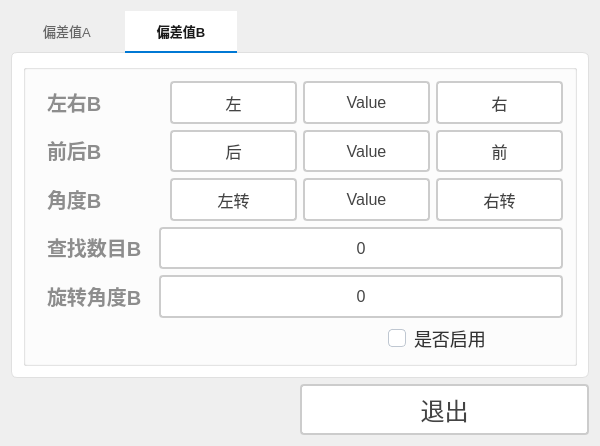
<?xml version="1.0" encoding="UTF-8"?>
<ui version="4.0">
 <class>Dlg_OffSetClass</class>
 <widget class="QDialog" name="Dlg_OffSetClass">
  <property name="geometry">
   <rect>
    <x>0</x>
    <y>0</y>
    <width>600</width>
    <height>412</height>
   </rect>
  </property>
  <property name="windowTitle">
   <string>Dlg_OffSet</string>
  </property>
  <layout class="QGridLayout" name="gridLayout">
   <item row="0" column="0">
    <layout class="QVBoxLayout" name="verticalLayout_3">
     <item>
      <widget class="QTabWidget" name="tabWidget_2">
       <property name="styleSheet">
        <string notr="true">/* QTabWidget 整体容器 */
QTabWidget::pane {
    border: 1px solid #e0e0e0;
    border-radius: 6px;
    background-color: #ffffff;
    top: -1px;  /* 消除顶部缝隙 */
}

/* TabBar 整体 */
QTabBar::tab {
    min-width: 80px;
    min-height: 28px;
    padding: 6px 16px;
    margin-right: 2px;
    border: none;
    border-bottom: 2px solid transparent;
    background-color: transparent;
    color: #666666;
    font-size: 13px;
    font-family: &quot;Microsoft YaHei&quot;, &quot;PingFang SC&quot;, sans-serif;
}

/* 未选中 Tab - 悬停效果 */
QTabBar::tab:hover:!selected {
    color: #333333;
    background-color: #f5f5f5;
    border-radius: 4px 4px 0 0;
}

/* 选中 Tab */
QTabBar::tab:selected {
    color: #1a1a1a;
    background-color: #ffffff;
    border-bottom: 2px solid #0078d4;
    font-weight: 500;
}

/* Tab 关闭按钮 */
QTabBar::close-button {
    image: none;
    subcontrol-position: right;
    subcontrol-origin: padding;
    padding: 2px;
}

QTabBar::close-button::hover {
    background-color: #e0e0e0;
    border-radius: 4px;
}

/* 滚动按钮（当 tab 过多时显示） */
QTabBar::scroller {
    width: 20px;
}

QTabBar QToolButton {
    border: none;
    background-color: #f5f5f5;
    color: #666666;
    padding: 4px;
}

QTabBar QToolButton:hover {
    background-color: #e0e0e0;
}

QTabBar QToolButton:pressed {
    background-color: #d0d0d0;
}

/* 左/右箭头（当 tab 位置在侧面时） */
QTabBar::tear {
    width: 0px;
    border: none;
}</string>
       </property>
       <property name="currentIndex">
        <number>1</number>
       </property>
       <widget class="QWidget" name="tab_5">
        <attribute name="title">
         <string>偏差值A</string>
        </attribute>
        <layout class="QGridLayout" name="gridLayout_9">
         <item row="0" column="0">
          <widget class="QGroupBox" name="groupBox">
           <property name="title">
            <string/>
           </property>
           <layout class="QGridLayout" name="gridLayout_2">
            <item row="0" column="0">
             <layout class="QVBoxLayout" name="verticalLayout" stretch="1,1,1,1,1,1">
              <item>
               <layout class="QHBoxLayout" name="horizontalLayout_4" stretch="1,1,1,1">
                <item>
                 <widget class="QLabel" name="label_2">
                  <property name="styleSheet">
                   <string notr="true">QLabel {
       font-size: 20px;        
       font-weight: bold;        
       color:  rgb(141, 141, 141);       
       padding: 5px 5px;     
       border-bottom: 2px solid #cccccc; 
    }</string>
                  </property>
                  <property name="text">
                   <string>左右A</string>
                  </property>
                  <property name="alignment">
                   <set>Qt::AlignmentFlag::AlignLeading|Qt::AlignmentFlag::AlignLeft|Qt::AlignmentFlag::AlignVCenter</set>
                  </property>
                 </widget>
                </item>
                <item>
                 <widget class="QPushButton" name="btn_zuoA">
                  <property name="sizePolicy">
                   <sizepolicy hsizetype="Expanding" vsizetype="Expanding">
                    <horstretch>0</horstretch>
                    <verstretch>0</verstretch>
                   </sizepolicy>
                  </property>
                  <property name="styleSheet">
                   <string notr="true">QPushButton {
    padding: 6px 14px;
    border: 2px solid #CCC;
    border-radius: 4px;
    background-color: white;
    color: #444;
    font-size: 16px; 
}

QPushButton:hover {
    border-color: #999;
    background-color: #F5F5F5;
}

QPushButton:pressed {
    border-color: #777;
    background-color: #EEE;
}</string>
                  </property>
                  <property name="text">
                   <string>左</string>
                  </property>
                 </widget>
                </item>
                <item>
                 <widget class="QPushButton" name="btn_zuoyouValueA">
                  <property name="sizePolicy">
                   <sizepolicy hsizetype="Expanding" vsizetype="Expanding">
                    <horstretch>0</horstretch>
                    <verstretch>0</verstretch>
                   </sizepolicy>
                  </property>
                  <property name="styleSheet">
                   <string notr="true">QPushButton {
    padding: 6px 14px;
    border: 2px solid #CCC;
    border-radius: 4px;
    background-color: white;
    color: #444;
    font-size: 16px; 
}

QPushButton:hover {
    border-color: #999;
    background-color: #F5F5F5;
}

QPushButton:pressed {
    border-color: #777;
    background-color: #EEE;
}</string>
                  </property>
                  <property name="text">
                   <string>Value</string>
                  </property>
                 </widget>
                </item>
                <item>
                 <widget class="QPushButton" name="btn_youA">
                  <property name="sizePolicy">
                   <sizepolicy hsizetype="Expanding" vsizetype="Expanding">
                    <horstretch>0</horstretch>
                    <verstretch>0</verstretch>
                   </sizepolicy>
                  </property>
                  <property name="styleSheet">
                   <string notr="true">QPushButton {
    padding: 6px 14px;
    border: 2px solid #CCC;
    border-radius: 4px;
    background-color: white;
    color: #444;
    font-size: 16px; 
}

QPushButton:hover {
    border-color: #999;
    background-color: #F5F5F5;
}

QPushButton:pressed {
    border-color: #777;
    background-color: #EEE;
}</string>
                  </property>
                  <property name="text">
                   <string>右</string>
                  </property>
                 </widget>
                </item>
               </layout>
              </item>
              <item>
               <layout class="QHBoxLayout" name="horizontalLayout_6" stretch="1,1,1,1">
                <item>
                 <widget class="QLabel" name="label_4">
                  <property name="styleSheet">
                   <string notr="true">QLabel {
       font-size: 20px;        
       font-weight: bold;        
       color:  rgb(141, 141, 141);       
       padding: 5px 5px;     
       border-bottom: 2px solid #cccccc; 
    }</string>
                  </property>
                  <property name="text">
                   <string>前后A</string>
                  </property>
                  <property name="alignment">
                   <set>Qt::AlignmentFlag::AlignLeading|Qt::AlignmentFlag::AlignLeft|Qt::AlignmentFlag::AlignVCenter</set>
                  </property>
                 </widget>
                </item>
                <item>
                 <widget class="QPushButton" name="btn_houA">
                  <property name="sizePolicy">
                   <sizepolicy hsizetype="Expanding" vsizetype="Expanding">
                    <horstretch>0</horstretch>
                    <verstretch>0</verstretch>
                   </sizepolicy>
                  </property>
                  <property name="styleSheet">
                   <string notr="true">QPushButton {
    padding: 6px 14px;
    border: 2px solid #CCC;
    border-radius: 4px;
    background-color: white;
    color: #444;
    font-size: 16px; 
}

QPushButton:hover {
    border-color: #999;
    background-color: #F5F5F5;
}

QPushButton:pressed {
    border-color: #777;
    background-color: #EEE;
}</string>
                  </property>
                  <property name="text">
                   <string>后</string>
                  </property>
                 </widget>
                </item>
                <item>
                 <widget class="QPushButton" name="btn_qianhouValueA">
                  <property name="sizePolicy">
                   <sizepolicy hsizetype="Expanding" vsizetype="Expanding">
                    <horstretch>0</horstretch>
                    <verstretch>0</verstretch>
                   </sizepolicy>
                  </property>
                  <property name="styleSheet">
                   <string notr="true">QPushButton {
    padding: 6px 14px;
    border: 2px solid #CCC;
    border-radius: 4px;
    background-color: white;
    color: #444;
    font-size: 16px; 
}

QPushButton:hover {
    border-color: #999;
    background-color: #F5F5F5;
}

QPushButton:pressed {
    border-color: #777;
    background-color: #EEE;
}</string>
                  </property>
                  <property name="text">
                   <string>Value</string>
                  </property>
                 </widget>
                </item>
                <item>
                 <widget class="QPushButton" name="btn_qianA">
                  <property name="sizePolicy">
                   <sizepolicy hsizetype="Expanding" vsizetype="Expanding">
                    <horstretch>0</horstretch>
                    <verstretch>0</verstretch>
                   </sizepolicy>
                  </property>
                  <property name="styleSheet">
                   <string notr="true">QPushButton {
    padding: 6px 14px;
    border: 2px solid #CCC;
    border-radius: 4px;
    background-color: white;
    color: #444;
    font-size: 16px; 
}

QPushButton:hover {
    border-color: #999;
    background-color: #F5F5F5;
}

QPushButton:pressed {
    border-color: #777;
    background-color: #EEE;
}</string>
                  </property>
                  <property name="text">
                   <string>前</string>
                  </property>
                 </widget>
                </item>
               </layout>
              </item>
              <item>
               <layout class="QHBoxLayout" name="horizontalLayout_7" stretch="1,1,1,1">
                <item>
                 <widget class="QLabel" name="label_7">
                  <property name="styleSheet">
                   <string notr="true">QLabel {
       font-size: 20px;        
       font-weight: bold;        
       color:  rgb(141, 141, 141);       
       padding: 5px 5px;     
       border-bottom: 2px solid #cccccc; 
    }</string>
                  </property>
                  <property name="text">
                   <string>角度A</string>
                  </property>
                  <property name="alignment">
                   <set>Qt::AlignmentFlag::AlignLeading|Qt::AlignmentFlag::AlignLeft|Qt::AlignmentFlag::AlignVCenter</set>
                  </property>
                 </widget>
                </item>
                <item>
                 <widget class="QPushButton" name="btn_zuozhuanA">
                  <property name="sizePolicy">
                   <sizepolicy hsizetype="Expanding" vsizetype="Expanding">
                    <horstretch>0</horstretch>
                    <verstretch>0</verstretch>
                   </sizepolicy>
                  </property>
                  <property name="styleSheet">
                   <string notr="true">QPushButton {
    padding: 6px 14px;
    border: 2px solid #CCC;
    border-radius: 4px;
    background-color: white;
    color: #444;
    font-size: 16px; 
}

QPushButton:hover {
    border-color: #999;
    background-color: #F5F5F5;
}

QPushButton:pressed {
    border-color: #777;
    background-color: #EEE;
}</string>
                  </property>
                  <property name="text">
                   <string>左转</string>
                  </property>
                 </widget>
                </item>
                <item>
                 <widget class="QPushButton" name="btn_angleValueA">
                  <property name="sizePolicy">
                   <sizepolicy hsizetype="Expanding" vsizetype="Expanding">
                    <horstretch>0</horstretch>
                    <verstretch>0</verstretch>
                   </sizepolicy>
                  </property>
                  <property name="styleSheet">
                   <string notr="true">QPushButton {
    padding: 6px 14px;
    border: 2px solid #CCC;
    border-radius: 4px;
    background-color: white;
    color: #444;
    font-size: 16px; 
}

QPushButton:hover {
    border-color: #999;
    background-color: #F5F5F5;
}

QPushButton:pressed {
    border-color: #777;
    background-color: #EEE;
}</string>
                  </property>
                  <property name="text">
                   <string>Value</string>
                  </property>
                 </widget>
                </item>
                <item>
                 <widget class="QPushButton" name="btn_youzhuanA">
                  <property name="sizePolicy">
                   <sizepolicy hsizetype="Expanding" vsizetype="Expanding">
                    <horstretch>0</horstretch>
                    <verstretch>0</verstretch>
                   </sizepolicy>
                  </property>
                  <property name="styleSheet">
                   <string notr="true">QPushButton {
    padding: 6px 14px;
    border: 2px solid #CCC;
    border-radius: 4px;
    background-color: white;
    color: #444;
    font-size: 16px; 
}

QPushButton:hover {
    border-color: #999;
    background-color: #F5F5F5;
}

QPushButton:pressed {
    border-color: #777;
    background-color: #EEE;
}</string>
                  </property>
                  <property name="text">
                   <string>右转</string>
                  </property>
                 </widget>
                </item>
               </layout>
              </item>
              <item>
               <layout class="QHBoxLayout" name="horizontalLayout_18">
                <item>
                 <widget class="QLabel" name="label_13">
                  <property name="styleSheet">
                   <string notr="true">QLabel {
       font-size: 20px;        
       font-weight: bold;        
       color:  rgb(141, 141, 141);       
       padding: 5px 5px;     
       border-bottom: 2px solid #cccccc; 
    }</string>
                  </property>
                  <property name="text">
                   <string>查找数目A</string>
                  </property>
                  <property name="alignment">
                   <set>Qt::AlignmentFlag::AlignLeading|Qt::AlignmentFlag::AlignLeft|Qt::AlignmentFlag::AlignVCenter</set>
                  </property>
                 </widget>
                </item>
                <item>
                 <widget class="QPushButton" name="btn_findNumberA">
                  <property name="sizePolicy">
                   <sizepolicy hsizetype="Expanding" vsizetype="Expanding">
                    <horstretch>0</horstretch>
                    <verstretch>0</verstretch>
                   </sizepolicy>
                  </property>
                  <property name="styleSheet">
                   <string notr="true">QPushButton {
    padding: 6px 14px;
    border: 2px solid #CCC;
    border-radius: 4px;
    background-color: white;
    color: #444;
    font-size: 16px; 
}

QPushButton:hover {
    border-color: #999;
    background-color: #F5F5F5;
}

QPushButton:pressed {
    border-color: #777;
    background-color: #EEE;
}</string>
                  </property>
                  <property name="text">
                   <string>0</string>
                  </property>
                 </widget>
                </item>
               </layout>
              </item>
              <item>
               <layout class="QHBoxLayout" name="horizontalLayout_20">
                <item>
                 <widget class="QLabel" name="label_15">
                  <property name="styleSheet">
                   <string notr="true">QLabel {
       font-size: 20px;        
       font-weight: bold;        
       color:  rgb(141, 141, 141);       
       padding: 5px 5px;     
       border-bottom: 2px solid #cccccc; 
    }</string>
                  </property>
                  <property name="text">
                   <string>旋转角度A</string>
                  </property>
                  <property name="alignment">
                   <set>Qt::AlignmentFlag::AlignLeading|Qt::AlignmentFlag::AlignLeft|Qt::AlignmentFlag::AlignVCenter</set>
                  </property>
                 </widget>
                </item>
                <item>
                 <widget class="QPushButton" name="btn_RotateAngleA">
                  <property name="sizePolicy">
                   <sizepolicy hsizetype="Expanding" vsizetype="Expanding">
                    <horstretch>0</horstretch>
                    <verstretch>0</verstretch>
                   </sizepolicy>
                  </property>
                  <property name="styleSheet">
                   <string notr="true">QPushButton {
    padding: 6px 14px;
    border: 2px solid #CCC;
    border-radius: 4px;
    background-color: white;
    color: #444;
    font-size: 16px; 
}

QPushButton:hover {
    border-color: #999;
    background-color: #F5F5F5;
}

QPushButton:pressed {
    border-color: #777;
    background-color: #EEE;
}</string>
                  </property>
                  <property name="text">
                   <string>0</string>
                  </property>
                 </widget>
                </item>
               </layout>
              </item>
              <item>
               <layout class="QHBoxLayout" name="horizontalLayout" stretch="2,1">
                <item>
                 <spacer name="horizontalSpacer">
                  <property name="orientation">
                   <enum>Qt::Orientation::Horizontal</enum>
                  </property>
                  <property name="sizeHint" stdset="0">
                   <size>
                    <width>40</width>
                    <height>20</height>
                   </size>
                  </property>
                 </spacer>
                </item>
                <item>
                 <widget class="QCheckBox" name="ckb_usingA">
                  <property name="styleSheet">
                   <string notr="true">QCheckBox {
    spacing: 8px;
    color: #333333;
    font-size: 18px;
    background: transparent;
}

QCheckBox::indicator {
    width: 16px;
    height: 16px;
    border: 1px solid #BFC7D1;
    border-radius: 4px;
    background: #FFFFFF;
}

QCheckBox::indicator:hover {
    border: 1px solid #409EFF;
    background: #F7FAFF;
}

QCheckBox::indicator:checked {
    border: 1px solid #409EFF;
    background: #409EFF;
}

QCheckBox::indicator:checked:hover {
    border: 1px solid #337ECC;
    background: #337ECC;
}

QCheckBox::indicator:disabled {
    border: 1px solid #D5DBE3;
    background: #F3F5F7;
}

QCheckBox:disabled {
    color: #A8B0B8;
}</string>
                  </property>
                  <property name="text">
                   <string>是否启用</string>
                  </property>
                 </widget>
                </item>
               </layout>
              </item>
             </layout>
            </item>
           </layout>
          </widget>
         </item>
        </layout>
       </widget>
       <widget class="QWidget" name="tab_3">
        <attribute name="title">
         <string>偏差值B</string>
        </attribute>
        <layout class="QGridLayout" name="gridLayout_7">
         <item row="0" column="0">
          <widget class="QGroupBox" name="groupBox_5">
           <property name="title">
            <string/>
           </property>
           <layout class="QGridLayout" name="gridLayout_3">
            <item row="0" column="0">
             <layout class="QVBoxLayout" name="verticalLayout_2" stretch="1,1,1,1,1,1">
              <item>
               <layout class="QHBoxLayout" name="horizontalLayout_14" stretch="1,1,1,1">
                <item>
                 <widget class="QLabel" name="label_9">
                  <property name="styleSheet">
                   <string notr="true">QLabel {
       font-size: 20px;        
       font-weight: bold;        
       color:  rgb(141, 141, 141);       
       padding: 5px 5px;     
       border-bottom: 2px solid #cccccc; 
    }</string>
                  </property>
                  <property name="text">
                   <string>左右B</string>
                  </property>
                  <property name="alignment">
                   <set>Qt::AlignmentFlag::AlignLeading|Qt::AlignmentFlag::AlignLeft|Qt::AlignmentFlag::AlignVCenter</set>
                  </property>
                 </widget>
                </item>
                <item>
                 <widget class="QPushButton" name="btn_zuoB">
                  <property name="sizePolicy">
                   <sizepolicy hsizetype="Expanding" vsizetype="Expanding">
                    <horstretch>0</horstretch>
                    <verstretch>0</verstretch>
                   </sizepolicy>
                  </property>
                  <property name="styleSheet">
                   <string notr="true">QPushButton {
    padding: 6px 14px;
    border: 2px solid #CCC;
    border-radius: 4px;
    background-color: white;
    color: #444;
    font-size: 16px; 
}

QPushButton:hover {
    border-color: #999;
    background-color: #F5F5F5;
}

QPushButton:pressed {
    border-color: #777;
    background-color: #EEE;
}</string>
                  </property>
                  <property name="text">
                   <string>左</string>
                  </property>
                 </widget>
                </item>
                <item>
                 <widget class="QPushButton" name="btn_zuoyouValueB">
                  <property name="sizePolicy">
                   <sizepolicy hsizetype="Expanding" vsizetype="Expanding">
                    <horstretch>0</horstretch>
                    <verstretch>0</verstretch>
                   </sizepolicy>
                  </property>
                  <property name="styleSheet">
                   <string notr="true">QPushButton {
    padding: 6px 14px;
    border: 2px solid #CCC;
    border-radius: 4px;
    background-color: white;
    color: #444;
    font-size: 16px; 
}

QPushButton:hover {
    border-color: #999;
    background-color: #F5F5F5;
}

QPushButton:pressed {
    border-color: #777;
    background-color: #EEE;
}</string>
                  </property>
                  <property name="text">
                   <string>Value</string>
                  </property>
                 </widget>
                </item>
                <item>
                 <widget class="QPushButton" name="btn_youB">
                  <property name="sizePolicy">
                   <sizepolicy hsizetype="Expanding" vsizetype="Expanding">
                    <horstretch>0</horstretch>
                    <verstretch>0</verstretch>
                   </sizepolicy>
                  </property>
                  <property name="styleSheet">
                   <string notr="true">QPushButton {
    padding: 6px 14px;
    border: 2px solid #CCC;
    border-radius: 4px;
    background-color: white;
    color: #444;
    font-size: 16px; 
}

QPushButton:hover {
    border-color: #999;
    background-color: #F5F5F5;
}

QPushButton:pressed {
    border-color: #777;
    background-color: #EEE;
}</string>
                  </property>
                  <property name="text">
                   <string>右</string>
                  </property>
                 </widget>
                </item>
               </layout>
              </item>
              <item>
               <layout class="QHBoxLayout" name="horizontalLayout_15" stretch="1,1,1,1">
                <item>
                 <widget class="QLabel" name="label_10">
                  <property name="styleSheet">
                   <string notr="true">QLabel {
       font-size: 20px;        
       font-weight: bold;        
       color:  rgb(141, 141, 141);       
       padding: 5px 5px;     
       border-bottom: 2px solid #cccccc; 
    }</string>
                  </property>
                  <property name="text">
                   <string>前后B</string>
                  </property>
                  <property name="alignment">
                   <set>Qt::AlignmentFlag::AlignLeading|Qt::AlignmentFlag::AlignLeft|Qt::AlignmentFlag::AlignVCenter</set>
                  </property>
                 </widget>
                </item>
                <item>
                 <widget class="QPushButton" name="btn_houB">
                  <property name="sizePolicy">
                   <sizepolicy hsizetype="Expanding" vsizetype="Expanding">
                    <horstretch>0</horstretch>
                    <verstretch>0</verstretch>
                   </sizepolicy>
                  </property>
                  <property name="styleSheet">
                   <string notr="true">QPushButton {
    padding: 6px 14px;
    border: 2px solid #CCC;
    border-radius: 4px;
    background-color: white;
    color: #444;
    font-size: 16px; 
}

QPushButton:hover {
    border-color: #999;
    background-color: #F5F5F5;
}

QPushButton:pressed {
    border-color: #777;
    background-color: #EEE;
}</string>
                  </property>
                  <property name="text">
                   <string>后</string>
                  </property>
                 </widget>
                </item>
                <item>
                 <widget class="QPushButton" name="btn_qianhouValueB">
                  <property name="sizePolicy">
                   <sizepolicy hsizetype="Expanding" vsizetype="Expanding">
                    <horstretch>0</horstretch>
                    <verstretch>0</verstretch>
                   </sizepolicy>
                  </property>
                  <property name="styleSheet">
                   <string notr="true">QPushButton {
    padding: 6px 14px;
    border: 2px solid #CCC;
    border-radius: 4px;
    background-color: white;
    color: #444;
    font-size: 16px; 
}

QPushButton:hover {
    border-color: #999;
    background-color: #F5F5F5;
}

QPushButton:pressed {
    border-color: #777;
    background-color: #EEE;
}</string>
                  </property>
                  <property name="text">
                   <string>Value</string>
                  </property>
                 </widget>
                </item>
                <item>
                 <widget class="QPushButton" name="btn_qianB">
                  <property name="sizePolicy">
                   <sizepolicy hsizetype="Expanding" vsizetype="Expanding">
                    <horstretch>0</horstretch>
                    <verstretch>0</verstretch>
                   </sizepolicy>
                  </property>
                  <property name="styleSheet">
                   <string notr="true">QPushButton {
    padding: 6px 14px;
    border: 2px solid #CCC;
    border-radius: 4px;
    background-color: white;
    color: #444;
    font-size: 16px; 
}

QPushButton:hover {
    border-color: #999;
    background-color: #F5F5F5;
}

QPushButton:pressed {
    border-color: #777;
    background-color: #EEE;
}</string>
                  </property>
                  <property name="text">
                   <string>前</string>
                  </property>
                 </widget>
                </item>
               </layout>
              </item>
              <item>
               <layout class="QHBoxLayout" name="horizontalLayout_16" stretch="1,1,1,1">
                <item>
                 <widget class="QLabel" name="label_11">
                  <property name="styleSheet">
                   <string notr="true">QLabel {
       font-size: 20px;        
       font-weight: bold;        
       color:  rgb(141, 141, 141);       
       padding: 5px 5px;     
       border-bottom: 2px solid #cccccc; 
    }</string>
                  </property>
                  <property name="text">
                   <string>角度B</string>
                  </property>
                  <property name="alignment">
                   <set>Qt::AlignmentFlag::AlignLeading|Qt::AlignmentFlag::AlignLeft|Qt::AlignmentFlag::AlignVCenter</set>
                  </property>
                 </widget>
                </item>
                <item>
                 <widget class="QPushButton" name="btn_zuozhuanB">
                  <property name="sizePolicy">
                   <sizepolicy hsizetype="Expanding" vsizetype="Expanding">
                    <horstretch>0</horstretch>
                    <verstretch>0</verstretch>
                   </sizepolicy>
                  </property>
                  <property name="styleSheet">
                   <string notr="true">QPushButton {
    padding: 6px 14px;
    border: 2px solid #CCC;
    border-radius: 4px;
    background-color: white;
    color: #444;
    font-size: 16px; 
}

QPushButton:hover {
    border-color: #999;
    background-color: #F5F5F5;
}

QPushButton:pressed {
    border-color: #777;
    background-color: #EEE;
}</string>
                  </property>
                  <property name="text">
                   <string>左转</string>
                  </property>
                 </widget>
                </item>
                <item>
                 <widget class="QPushButton" name="btn_angleValueB">
                  <property name="sizePolicy">
                   <sizepolicy hsizetype="Expanding" vsizetype="Expanding">
                    <horstretch>0</horstretch>
                    <verstretch>0</verstretch>
                   </sizepolicy>
                  </property>
                  <property name="styleSheet">
                   <string notr="true">QPushButton {
    padding: 6px 14px;
    border: 2px solid #CCC;
    border-radius: 4px;
    background-color: white;
    color: #444;
    font-size: 16px; 
}

QPushButton:hover {
    border-color: #999;
    background-color: #F5F5F5;
}

QPushButton:pressed {
    border-color: #777;
    background-color: #EEE;
}</string>
                  </property>
                  <property name="text">
                   <string>Value</string>
                  </property>
                 </widget>
                </item>
                <item>
                 <widget class="QPushButton" name="btn_youzhuanB">
                  <property name="sizePolicy">
                   <sizepolicy hsizetype="Expanding" vsizetype="Expanding">
                    <horstretch>0</horstretch>
                    <verstretch>0</verstretch>
                   </sizepolicy>
                  </property>
                  <property name="styleSheet">
                   <string notr="true">QPushButton {
    padding: 6px 14px;
    border: 2px solid #CCC;
    border-radius: 4px;
    background-color: white;
    color: #444;
    font-size: 16px; 
}

QPushButton:hover {
    border-color: #999;
    background-color: #F5F5F5;
}

QPushButton:pressed {
    border-color: #777;
    background-color: #EEE;
}</string>
                  </property>
                  <property name="text">
                   <string>右转</string>
                  </property>
                 </widget>
                </item>
               </layout>
              </item>
              <item>
               <layout class="QHBoxLayout" name="horizontalLayout_17">
                <item>
                 <widget class="QLabel" name="label_12">
                  <property name="styleSheet">
                   <string notr="true">QLabel {
       font-size: 20px;        
       font-weight: bold;        
       color:  rgb(141, 141, 141);       
       padding: 5px 5px;     
       border-bottom: 2px solid #cccccc; 
    }</string>
                  </property>
                  <property name="text">
                   <string>查找数目B</string>
                  </property>
                  <property name="alignment">
                   <set>Qt::AlignmentFlag::AlignLeading|Qt::AlignmentFlag::AlignLeft|Qt::AlignmentFlag::AlignVCenter</set>
                  </property>
                 </widget>
                </item>
                <item>
                 <widget class="QPushButton" name="btn_findNumberB">
                  <property name="sizePolicy">
                   <sizepolicy hsizetype="Expanding" vsizetype="Expanding">
                    <horstretch>0</horstretch>
                    <verstretch>0</verstretch>
                   </sizepolicy>
                  </property>
                  <property name="styleSheet">
                   <string notr="true">QPushButton {
    padding: 6px 14px;
    border: 2px solid #CCC;
    border-radius: 4px;
    background-color: white;
    color: #444;
    font-size: 16px; 
}

QPushButton:hover {
    border-color: #999;
    background-color: #F5F5F5;
}

QPushButton:pressed {
    border-color: #777;
    background-color: #EEE;
}</string>
                  </property>
                  <property name="text">
                   <string>0</string>
                  </property>
                 </widget>
                </item>
               </layout>
              </item>
              <item>
               <layout class="QHBoxLayout" name="horizontalLayout_21">
                <item>
                 <widget class="QLabel" name="label_16">
                  <property name="styleSheet">
                   <string notr="true">QLabel {
       font-size: 20px;        
       font-weight: bold;        
       color:  rgb(141, 141, 141);       
       padding: 5px 5px;     
       border-bottom: 2px solid #cccccc; 
    }</string>
                  </property>
                  <property name="text">
                   <string>旋转角度B</string>
                  </property>
                  <property name="alignment">
                   <set>Qt::AlignmentFlag::AlignLeading|Qt::AlignmentFlag::AlignLeft|Qt::AlignmentFlag::AlignVCenter</set>
                  </property>
                 </widget>
                </item>
                <item>
                 <widget class="QPushButton" name="btn_RotateAngleB">
                  <property name="sizePolicy">
                   <sizepolicy hsizetype="Expanding" vsizetype="Expanding">
                    <horstretch>0</horstretch>
                    <verstretch>0</verstretch>
                   </sizepolicy>
                  </property>
                  <property name="styleSheet">
                   <string notr="true">QPushButton {
    padding: 6px 14px;
    border: 2px solid #CCC;
    border-radius: 4px;
    background-color: white;
    color: #444;
    font-size: 16px; 
}

QPushButton:hover {
    border-color: #999;
    background-color: #F5F5F5;
}

QPushButton:pressed {
    border-color: #777;
    background-color: #EEE;
}</string>
                  </property>
                  <property name="text">
                   <string>0</string>
                  </property>
                 </widget>
                </item>
               </layout>
              </item>
              <item>
               <layout class="QHBoxLayout" name="horizontalLayout_2" stretch="2,1">
                <item>
                 <spacer name="horizontalSpacer_2">
                  <property name="orientation">
                   <enum>Qt::Orientation::Horizontal</enum>
                  </property>
                  <property name="sizeHint" stdset="0">
                   <size>
                    <width>40</width>
                    <height>20</height>
                   </size>
                  </property>
                 </spacer>
                </item>
                <item>
                 <widget class="QCheckBox" name="ckb_usingB">
                  <property name="styleSheet">
                   <string notr="true">QCheckBox {
    spacing: 8px;
    color: #333333;
    font-size: 18px;
    background: transparent;
}

QCheckBox::indicator {
    width: 16px;
    height: 16px;
    border: 1px solid #BFC7D1;
    border-radius: 4px;
    background: #FFFFFF;
}

QCheckBox::indicator:hover {
    border: 1px solid #409EFF;
    background: #F7FAFF;
}

QCheckBox::indicator:checked {
    border: 1px solid #409EFF;
    background: #409EFF;
}

QCheckBox::indicator:checked:hover {
    border: 1px solid #337ECC;
    background: #337ECC;
}

QCheckBox::indicator:disabled {
    border: 1px solid #D5DBE3;
    background: #F3F5F7;
}

QCheckBox:disabled {
    color: #A8B0B8;
}</string>
                  </property>
                  <property name="text">
                   <string>是否启用</string>
                  </property>
                 </widget>
                </item>
               </layout>
              </item>
             </layout>
            </item>
           </layout>
          </widget>
         </item>
        </layout>
       </widget>
      </widget>
     </item>
     <item>
      <layout class="QHBoxLayout" name="horizontalLayout_3" stretch="1,1">
       <item>
        <spacer name="horizontalSpacer_3">
         <property name="orientation">
          <enum>Qt::Orientation::Horizontal</enum>
         </property>
         <property name="sizeHint" stdset="0">
          <size>
           <width>178</width>
           <height>25</height>
          </size>
         </property>
        </spacer>
       </item>
       <item>
        <widget class="QPushButton" name="btn_exit">
         <property name="sizePolicy">
          <sizepolicy hsizetype="Expanding" vsizetype="Expanding">
           <horstretch>0</horstretch>
           <verstretch>0</verstretch>
          </sizepolicy>
         </property>
         <property name="styleSheet">
          <string notr="true">QPushButton {
    padding: 6px 14px;
    border: 2px solid #CCC;
    border-radius: 4px;
    background-color: white;
    color: #444;
    font-size: 24px; 
}

QPushButton:hover {
    border-color: #999;
    background-color: #F5F5F5;
}

QPushButton:pressed {
    border-color: #777;
    background-color: #EEE;
}</string>
         </property>
         <property name="text">
          <string>退出</string>
         </property>
        </widget>
       </item>
      </layout>
     </item>
    </layout>
   </item>
  </layout>
 </widget>
 <layoutdefault spacing="6" margin="11"/>
 <resources/>
 <connections/>
</ui>
